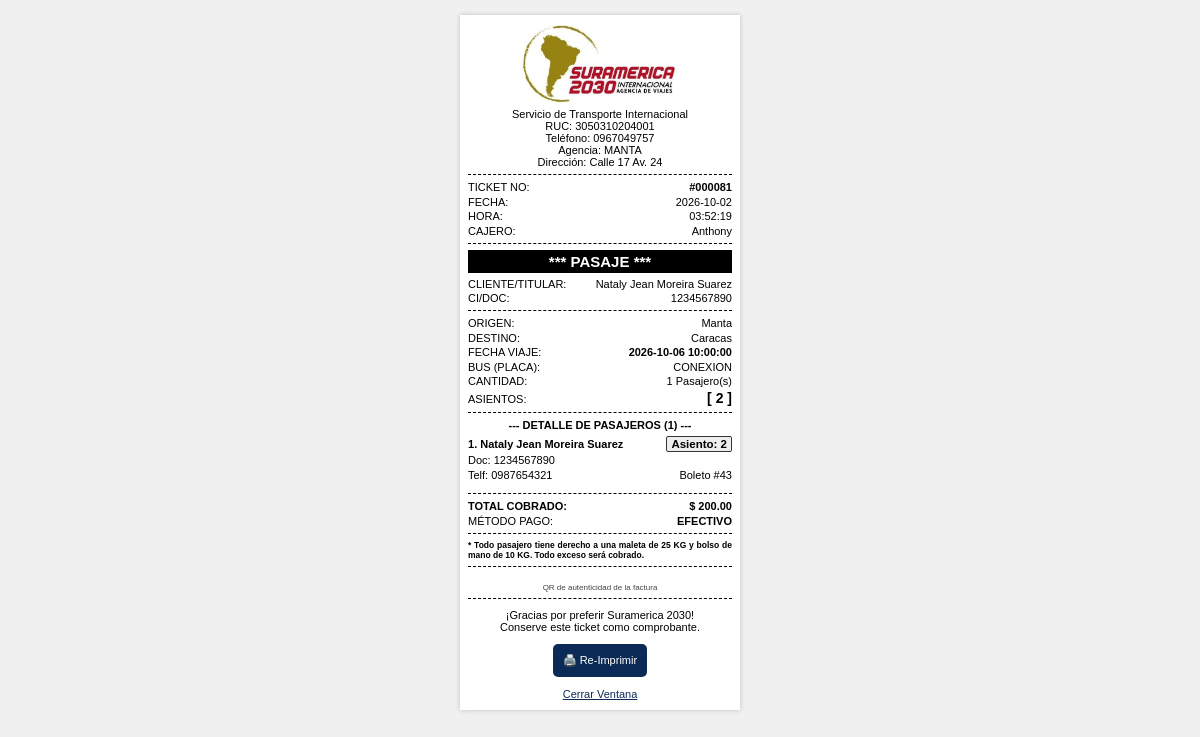
/ventas/ticket/81 (signed in), run on the app's committed database.
### tables this page shows
CREATE TABLE `factura` (
  `ID_FACTURA` int(11) NOT NULL,
  `ID_RUTA` int(11) NOT NULL,
  `ID_CLIENTE` varchar(15) NOT NULL,
  `ID_USUARIO` int(11) NOT NULL,
  `ID_SUCURSAL` int(11) NOT NULL,
  `FA_FECHA` date NOT NULL,
  `FA_HORA` time NOT NULL,
  `FECHA_VIAJE` date DEFAULT NULL,
  `FA_CANTIDAD` int(11) NOT NULL,
  `FA_METODO` varchar(15) DEFAULT NULL,
  `FA_SUBTOTAL` decimal(10,2) NOT NULL,
  `FA_TOTAL` decimal(10,2) NOT NULL,
  `FA_DETALLE` varchar(100) DEFAULT NULL,
  `FA_TIPO` varchar(15) NOT NULL
);

CREATE TABLE `cliente` (
  `ID_CLIENTE` varchar(15) NOT NULL,
  `CLI_NOMBRE` varchar(25) NOT NULL,
  `CLI_APELLIDO` varchar(25) NOT NULL,
  `CLI_TELEFONO` varchar(15) DEFAULT NULL,
  `CLI_CORREO` varchar(50) DEFAULT NULL,
  `CLI_NACIONALIDAD` varchar(50) DEFAULT 'ECUATORIANA',
  `CLI_FECHANAC` date DEFAULT NULL
);

CREATE TABLE `pasaje` (
  `ID_PASAJE` int(11) NOT NULL,
  `ID_FACTURA` int(11) NOT NULL,
  `ID_CLIENTE` varchar(20) DEFAULT NULL,
  `ID_BUS` int(11) DEFAULT NULL,
  `PAX_ASIENTO` int(11) DEFAULT NULL,
  `ESTADO` varchar(20) DEFAULT 'PAGADO',
  `PRECIO_TOTAL` decimal(10,2) DEFAULT '0.00',
  `SALDO` decimal(10,2) DEFAULT '0.00',
  `PESO_MANO` decimal(10,2) DEFAULT '0.00',
  `PESO_BODEGA` decimal(10,2) DEFAULT '0.00',
  `OBSERVACION` varchar(255) DEFAULT NULL,
  `PAX_MENOR` varchar(15) DEFAULT NULL,
  `PAX_PET` varchar(15) DEFAULT NULL
);

### src/Platform/Storage/Database.php (called while the page is built, shortened)
<?php
class Database {
    private $host = 'localhost';
    private $db_name = 'suramerica2030_db';
    private $username = 'root';
    private $password = 'supermario@001';
    public function getConnection() {
        $this->conn = null;
        try {
            $this->conn = new \PDO(
                "mysql:host=" . $this->host . ";dbname=" . $this->db_name . ";charset=utf8mb4",
                $this->username,
                $this->password
            );
            $this->conn->setAttribute(\PDO::ATTR_ERRMODE, \PDO::ERRMODE_EXCEPTION);
            $this->conn->setAttribute(\PDO::ATTR_DEFAULT_FETCH_MODE, \PDO::FETCH_ASSOC);
        } catch(\PDOException $exception) {
            die("Error crítico de almacenamiento: " . $exception->getMessage());
        }
        return $this->conn;
    }
}
?>

### src/Modules/Ventas/VentasController.php (called while the page is built, shortened)
<?php
class VentasController {
    private $repository;
    public function __construct() {
        $this->repository = new VentasRepository();
    }
    public function ticket($id = null) {
        $factura = $this->repository->obtenerDetalleFactura($id);
        require_once __DIR__ . '/Views/ticket.php';
    }
}
?>

### src/Modules/Ventas/VentasRepository.php (called while the page is built, shortened)
<?php
class VentasRepository {
    private $db;
    public function __construct() {
        $this->db = (new Database())->getConnection();
    }
    public function obtenerDetalleFactura($idFactura) {
        $query = "SELECT
                    f.ID_FACTURA, f.FA_FECHA, f.FA_HORA, f.FA_METODO, f.FA_TOTAL, f.FA_SUBTOTAL, f.FA_TIPO, f.FA_DETALLE, f.FA_CANTIDAD,
                    COALESCE(f.FECHA_VIAJE, f.FA_FECHA) as FECHA_VIAJE,
                    c.ID_CLIENTE, c.CLI_NOMBRE, c.CLI_APELLIDO, c.CLI_TELEFONO,
                    COALESCE(u.NOMBRE, 'Cajero') as CAJERO,
                    COALESCE(s.CIUDAD, 'Sucursal') as SUCURSAL,
                    COALESCE(s.DIRECCION, 'S/D') as DIRECCION,
                    COALESCE(s.TELEFONO, 'S/N') as TELEFONO,
                    r.ID_RUTA, COALESCE(r.TIPO_VIAJE, 'DIRECTO') as TIPO_VIAJE,
                    COALESCE(r.RUT_ORIGEN, 'S/R') as RUT_ORIGEN, COALESCE(r.RUT_DESTINO, 'S/R') as RUT_DESTINO, COALESCE(r.RUT_SAHORA, f.FA_HORA) as RUT_SAHORA,
                    COALESCE(r.LIMITE_EQUIPAJE_KG, 25) as LIMITE_EQUIPAJE_KG,
                    (SELECT GROUP_CONCAT(px.PAX_ASIENTO SEPARATOR ', ') FROM PASAJE px WHERE px.ID_FACTURA = f.ID_FACTURA) as PAX_ASIENTO,
                    (SELECT b2.BUS_PLACA FROM PASAJE px2 INNER JOIN BUS b2 ON px2.ID_BUS = b2.ID_BUS WHERE px2.ID_FACTURA = f.ID_FACTURA LIMIT 1) as BUS_PLACA,
                    e.ENC_PESO, e.ENC_VOLUMEN, e.ENC_CANTIDAD, e.ENC_TIPO as TIPO_PAQUETE, e.ENC_CONTENIDO, e.DESTINO_FINAL,
                    c_des.CLI_NOMBRE as DES_NOMBRE, c_des.CLI_APELLIDO as DES_APELLIDO, c_des.ID_CLIENTE as DES_CI, c_des.CLI_TELEFONO as DES_TEL,
                    c_val.CLI_NOMBRE as VAL_DES_NOMBRE, c_val.CLI_APELLIDO as VAL_DES_APELLIDO, c_val.ID_CLIENTE as VAL_DES_CI, c_val.CLI_TELEFONO as VAL_DES_TEL
                  FROM FACTURA f
                  LEFT JOIN CLIENTE c ON f.ID_CLIENTE = c.ID_CLIENTE
                  LEFT JOIN RUTA r ON f.ID_RUTA = r.ID_RUTA
                  LEFT JOIN USUARIO u ON f.ID_USUARIO = u.ID_USUARIO
                  LEFT JOIN SUCURSAL s ON f.ID_SUCURSAL = s.ID_SUCURSAL
                  LEFT JOIN ENCOMIENDA e ON f.ID_FACTURA = e.ID_FACTURA
                  LEFT JOIN CLIENTE c_des ON e.ID_DESTINATARIO = c_des.ID_CLIENTE
                  LEFT JOIN VALOR v ON f.ID_FACTURA = v.ID_FACTURA
                  LEFT JOIN CLIENTE c_val ON v.ID_DESTINATARIO = c_val.ID_CLIENTE
                  WHERE f.ID_FACTURA = :id";
        $stmt = $this->db->prepare($query);
        $stmt->execute([':id' => $idFactura]);
        $factura = $stmt->fetch(PDO::FETCH_ASSOC);
        if ($factura) {
            $stmtPax = $this->db->prepare("
                SELECT
                    p.ID_PASAJE,
                    p.PAX_ASIENTO,
                    p.ESTADO,
                    p.PRECIO_TOTAL,
                    p.SALDO,
                    c.ID_CLIENTE,
                    c.CLI_NOMBRE,
                    c.CLI_APELLIDO,
                    c.CLI_TELEFONO,
                    c.CLI_NACIONALIDAD,
                    b.BUS_PLACA
                FROM PASAJE p
                LEFT JOIN CLIENTE c ON p.ID_CLIENTE = c.ID_CLIENTE
                LEFT JOIN BUS b ON p.ID_BUS = b.ID_BUS
                WHERE p.ID_FACTURA = ? OR p.ID_PASAJE IN (SELECT a.ID_PASAJE FROM ABONO a WHERE a.ID_FACTURA = ?)
                ORDER BY p.PAX_ASIENTO ASC, p.ID_PASAJE ASC
            ");
            $stmtPax->execute([$idFactura, $idFactura]);
            $factura['PASAJEROS'] = $stmtPax->fetchAll(PDO::FETCH_ASSOC);
            $stmtMovs = $this->db->prepare("SELECT METODO_PAGO, MONTO FROM MOVIMIENTO_CAJA WHERE ID_FACTURA = ? AND TIPO_MOVIMIENTO = 'INGRESO' ORDER BY ID_MOVIMIENTO ASC");
            $stmtMovs->execute([$idFactura]);
            $factura['DESGLOSE_PAGOS'] = $stmtMovs->fetchAll(PDO::FETCH_ASSOC);
        }
        return $factura;
    }
}
?>

### src/Modules/Ventas/Views/ticket.php (the view, shortened to what this page needs)
<!DOCTYPE html>
<html lang="es">
<head>
    <link rel="stylesheet" href="/suramerica2030/public/assets/css/ticket.css">
</head>
<body>
<div class="ticket-page-wrapper">
    <div class="ticket">
        <div class="text-center">
            <img src="/suramerica2030/public/assets/img/logo.jpg" alt="Suramerica 2030" class="ticket-logo" onerror="this.style.display='none'">
            <p>Servicio de Transporte Internacional</p>
            <p>RUC: 3050310204001</p>
            <p>Teléfono: <?= htmlspecialchars($factura['TELEFONO'] ?? 'S/N') ?></p>
            <p>Agencia: <?= htmlspecialchars($factura['SUCURSAL'] ?? 'Central') ?></p>
            <p>Dirección: <?= htmlspecialchars($factura['DIRECCION'] ?? 'S/D') ?></p>
        </div>
        <div class="divider"></div>
        <div class="row"><span>TICKET NO:</span><span class="bold">#<?= str_pad($factura['ID_FACTURA'], 6, '0', STR_PAD_LEFT) ?></span></div>
        <div class="row"><span>FECHA:</span><span><?= $factura['FA_FECHA'] ?></span></div>
        <div class="row"><span>HORA:</span><span><?= $factura['FA_HORA'] ?></span></div>
        <div class="row"><span>CAJERO:</span><span><?= htmlspecialchars($factura['CAJERO']) ?></span></div>
        <div class="divider"></div>
        <div class="text-center bold" style="font-size: 15px; margin-bottom: 5px; background: #000; color: #fff; padding: 3px;">
            *** <?= htmlspecialchars($factura['FA_TIPO']) ?> ***
        </div>
        <?php if ($factura['FA_TIPO'] == 'ENCOMIENDA'): ?>
            <div class="row"><span>REMITENTE (ENVÍA):</span><span class="text-right"><?= htmlspecialchars($factura['CLI_NOMBRE'] . ' ' . $factura['CLI_APELLIDO']) ?></span></div>
        <?php else: ?>
            <div class="row"><span>CLIENTE/TITULAR:</span><span class="text-right"><?= htmlspecialchars($factura['CLI_NOMBRE'] . ' ' . $factura['CLI_APELLIDO']) ?></span></div>
        <?php endif; ?>
        <div class="row"><span>CI/DOC:</span><span><?= htmlspecialchars($factura['ID_CLIENTE']) ?></span></div>
        <div class="divider"></div>
        <div class="row"><span>ORIGEN:</span><span id="lbl_origen_ticket"><?= htmlspecialchars($factura['RUT_ORIGEN']) ?></span></div>
        <?php if ($factura['FA_TIPO'] == 'ENCOMIENDA' && !empty($factura['DESTINO_FINAL'])): ?>
            <div class="row"><span>SUCURSAL:</span><span><?= htmlspecialchars($factura['RUT_DESTINO']) ?></span></div>
            <div class="row" style="margin-top: 4px;">
                <span class="bold">DEST. FINAL:</span>
                <span class="bold" style="border-bottom: 1px solid #000;">➔ <?= htmlspecialchars($factura['DESTINO_FINAL']) ?></span>
            </div>
        <?php else: ?>
            <div class="row"><span>DESTINO:</span><span id="lbl_destino_ticket"><?= htmlspecialchars($factura['RUT_DESTINO']) ?></span></div>
        <?php endif; ?>
        <?php if ($factura['FA_TIPO'] == 'PASAJE' || $factura['FA_TIPO'] == 'RESERVA INICIAL'): ?>
            <div class="row mt-2"><span>FECHA VIAJE:</span><span class="bold"><?= $factura['FECHA_VIAJE'] ?> <?= $factura['RUT_SAHORA'] ?></span></div>
            <div class="row mt-2"><span>BUS (PLACA):</span><span><?= htmlspecialchars($factura['BUS_PLACA']) ?></span></div>
            <div class="row"><span>CANTIDAD:</span><span><?= htmlspecialchars($factura['FA_CANTIDAD'] ?? 1) ?> Pasajero(s)</span></div>
            <div class="row"><span>ASIENTOS:</span><span class="bold" style="font-size: 14px;">[ <?= htmlspecialchars($factura['PAX_ASIENTO'] ?? 'S/A') ?> ]</span></div>
            <?php if (!empty($factura['PASAJEROS'])): ?>
                <div class="divider"></div>
                <div class="text-center bold" style="font-size: 11px; margin-bottom: 5px;">--- DETALLE DE PASAJEROS (<?= count($factura['PASAJEROS']) ?>) ---</div>
                <?php foreach($factura['PASAJEROS'] as $idx => $pax):
                    $nombrePax = trim(($pax['CLI_NOMBRE'] ?? '') . ' ' . ($pax['CLI_APELLIDO'] ?? ''));
                ?>
                    <div style="margin-bottom: 5px; padding-bottom: 4px; <?= ($idx < count($factura['PASAJEROS']) - 1) ? 'border-bottom: 1px dotted #888;' : '' ?>">
                        <div class="row">
                            <span class="bold"><?= $idx + 1 ?>. <?= htmlspecialchars($nombrePax) ?></span>
                            <span class="bold" style="font-size: 11.5px; background: #eee; padding: 1px 4px; border: 1px solid #333; border-radius: 2px;">Asiento: <?= htmlspecialchars($pax['PAX_ASIENTO'] ?? 'S/A') ?></span>
                        </div>
                        <div class="row" style="font-size: 10.5px; color: #333; margin-top: 1px;">
                            <span>Doc: <?= htmlspecialchars($pax['ID_CLIENTE'] ?? 'S/N') ?></span>
                        </div>
                        <?php if (!empty($pax['CLI_TELEFONO'])): ?>
                            <div class="row" style="font-size: 10px; color: #555;">
                                <span>Telf: <?= htmlspecialchars($pax['CLI_TELEFONO']) ?></span>
                                <span>Boleto #<?= $pax['ID_PASAJE'] ?></span>
                            </div>
                        <?php endif; ?>
                    </div>
                <?php endforeach; ?>
            <?php endif; ?>
        <?php endif; ?>
        <div class="divider"></div>
        <div class="row bold" style="font-size: 15px;"><span>TOTAL COBRADO:</span><span id="lbl_total_ticket">$ <?= number_format($factura['FA_TOTAL'], 2) ?></span></div>
        <div class="row"><span>MÉTODO PAGO:</span><span class="bold"><?= htmlspecialchars($factura['FA_METODO']) ?></span></div>
        <?php if ($factura['FA_TIPO'] == 'PASAJE' || $factura['FA_TIPO'] == 'RESERVA INICIAL'): ?>
            <?php
                $limite_total = floatval($factura['LIMITE_EQUIPAJE_KG'] ?? 35);
                $limite_maleta = max(0, $limite_total - 10);
            ?>
            <div class="divider"></div>
            <div class="legal-notice">
                * Todo pasajero tiene derecho a una maleta de <?= $limite_maleta ?> KG y bolso de mano de 10 KG. Todo exceso será cobrado.
            </div>
        <?php endif; ?>
        <div class="divider"></div>
        <div style="font-size: 8px; text-align: center; color: #444; margin-top: -4px; margin-bottom: 6px;">
            QR de autenticidad de la factura
        </div>
        <div class="divider"></div>
        <div class="text-center footer">
            <p>¡Gracias por preferir Suramerica 2030!</p>
            <p>Conserve este ticket como comprobante.</p>
            <br>
            <button class="no-print" style="padding: 10px; cursor: pointer; background: #0b2b56; color: white; border: none; border-radius: 5px;" onclick="window.print()">🖨️ Re-Imprimir</button>
            <br><br>
            <button class="no-print" style="border: none; background: transparent; color: #0b2b56; text-decoration: underline; cursor: pointer;" onclick="window.close()">Cerrar Ventana</button>
        </div>
    </div>
</div>
</body>
</html>

### public/index.php (shortened to what this page needs)
<?php
spl_autoload_register(function ($class_name) {
    $file = __DIR__ . '/../src/' . str_replace('\\', '/', $class_name) . '.php';
});
$url = isset($_GET['url']) ? rtrim($_GET['url'], '/') : 'dashboard';
$url = filter_var($url, FILTER_SANITIZE_URL);
$url_parts = explode('/', $url);
$moduloName = ucfirst(strtolower($url_parts[0]));
$controllerName = $moduloName . 'Controller';
$methodName = isset($url_parts[1]) ? strtolower(str_replace('-', '', $url_parts[1])) : 'index';
$controllerFile = '../src/Modules/' . $moduloName . '/' . $controllerName . '.php';
if (file_exists($controllerFile)) {
    $controller = new $controllerClass();
    if (method_exists($controller, $methodName)) {
        call_user_func_array([$controller, $methodName], array_slice($url_parts, 2));
    } else {
        echo "<h1>Error 404: Método '{$methodName}' no encontrado en el módulo '{$moduloName}'.</h1>";
    }
}
?>

### public/assets/css/ticket.css (style rules this page uses)
* { margin: 0; padding: 0; box-sizing: border-box; font-family: Arial, 'Segoe UI', Tahoma, sans-serif; font-size: 11px; color: #000; -webkit-print-color-adjust: exact; print-color-adjust: exact; }
body { background-color: #f0f0f0; display: flex; justify-content: center; padding: 15px; }
.ticket { width: 280px; max-width: 100%; background-color: white; padding: 10px 8px; box-shadow: 0 0 5px rgba(0,0,0,0.2); }
.text-center { text-align: center; }
.text-right { text-align: right; }
.bold { font-weight: bold; }
.ticket-logo { max-width: 160px; height: auto; display: block; margin: 0 auto 5px auto; }
.divider { border-bottom: 1px dashed #000; margin: 6px 0; }
.row { display: flex; justify-content: space-between; align-items: baseline; gap: 6px; margin-bottom: 2.5px; word-break: normal; }
.row > span:first-child { flex-shrink: 0; white-space: nowrap; }
.row > span:last-child { text-align: right; word-break: break-word; }
.footer { font-size: 9.5px; margin-top: 10px; }
.legal-notice { font-size: 8.5px; text-align: justify; margin-top: 5px; line-height: 1.2; font-weight: bold; }

### src/Modules/Ventas/Views/ticket.php (style rules this page uses)
.ticket-page-wrapper { display: flex; flex-direction: column; align-items: center; width: 100%; max-width: 320px; margin: 0 auto; }

### data on the page
factura: ID_FACTURA "000081", FA_FECHA "2026-10-02", FA_HORA "03:52:19", FA_TIPO "PASAJE", ID_CLIENTE.CLI_APELLIDO "Nataly Jean Moreira Suarez", ID_CLIENTE.ID_CLIENTE "1234567890", FA_CANTIDAD "1", FA_TOTAL "200.00", FA_METODO "EFECTIVO"
pasaje: ID_CLIENTE.CLI_APELLIDO "Nataly Jean Moreira Suarez", PAX_ASIENTO "2", ID_CLIENTE.ID_CLIENTE "1234567890", ID_CLIENTE.CLI_TELEFONO "0987654321", ID_PASAJE "43"

### other printed values
$factura['TELEFONO'] "0967049757"
$factura['SUCURSAL'] "MANTA"
$factura['DIRECCION'] "Calle 17 Av. 24"
$factura['CAJERO'] "Anthony"
$factura['RUT_ORIGEN'] "Manta"
$factura['RUT_DESTINO'] "Caracas"
$factura['FECHA_VIAJE'] "2026-10-06"
$factura['RUT_SAHORA'] "10:00:00"
$factura['BUS_PLACA'] "CONEXION"
$factura['PAX_ASIENTO'] "2"
count($factura['PASAJEROS']) "1"
$limite_maleta "25"
